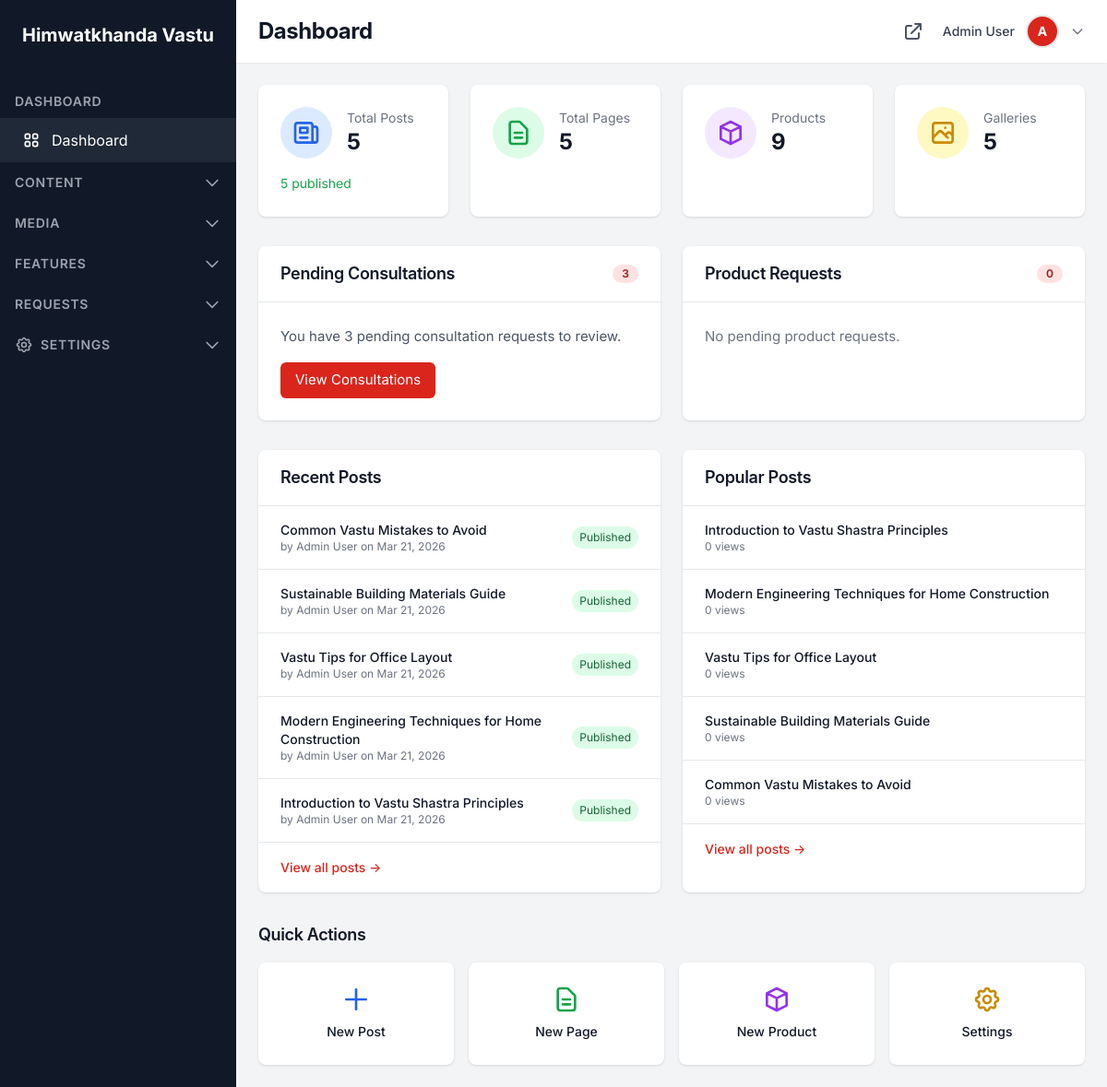
The app's page /dashboard/ (signed in), older data.
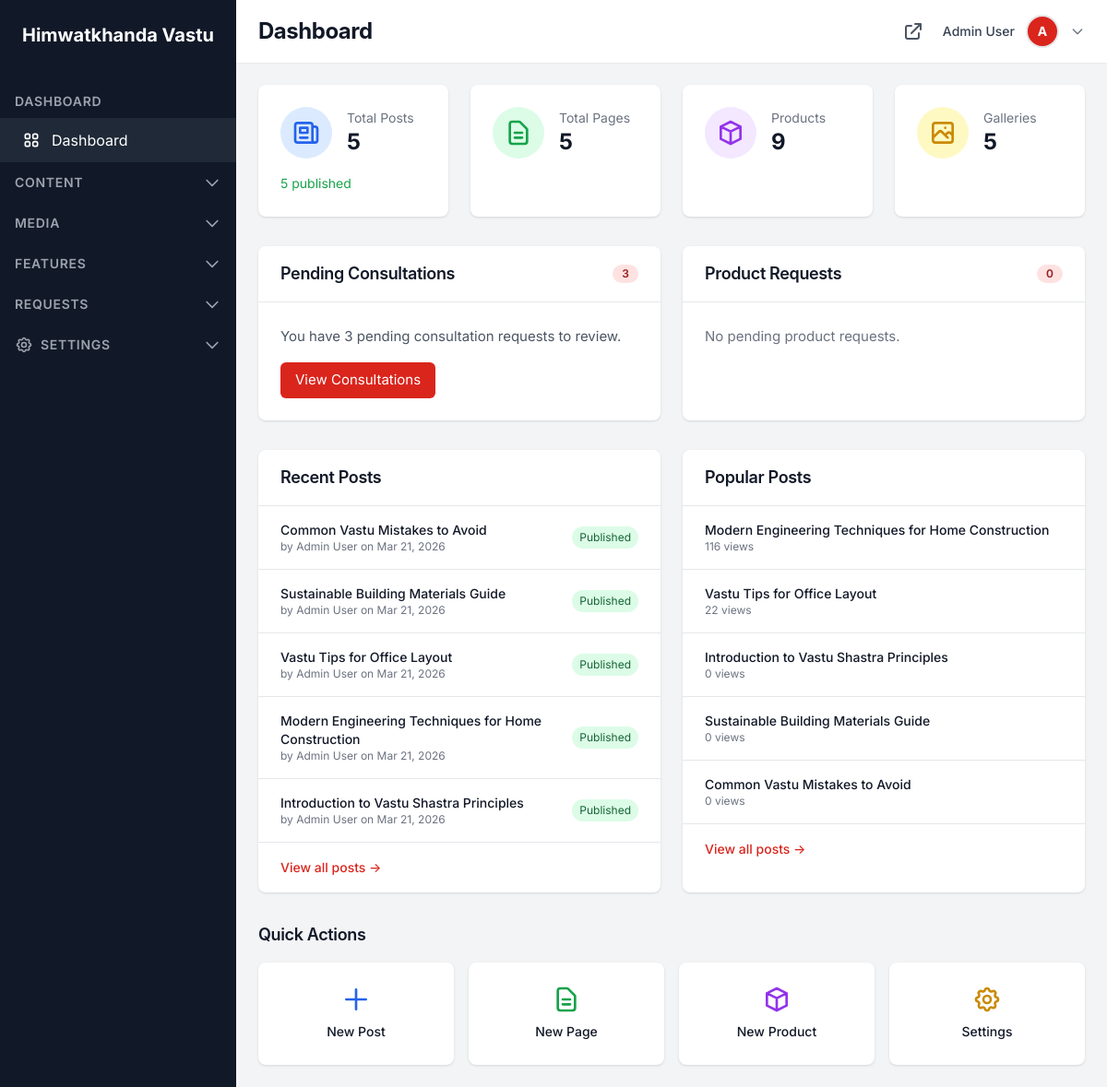
The same page, newer data.
### dashboard/models.py (models this page shows, shortened)
class TimestampModel(models.Model):
    created_at = models.DateTimeField(auto_now_add=True)
    updated_at = models.DateTimeField(auto_now=True)
    class Meta:
        abstract = True

class Post(TimestampModel):
    STATUS_CHOICES = [
        ('draft', 'Draft'),
        ('published', 'Published'),
        ('archived', 'Archived'),
    ]
    title = models.CharField(max_length=255)
    slug = models.SlugField(unique=True)
    content = models.TextField()
    excerpt = models.TextField(blank=True)
    featured_image = models.ImageField(upload_to='posts/', null=True, blank=True)
    keywords = models.CharField(max_length=255, blank=True)
    custom_fields = models.JSONField(null=True, blank=True)
    author = models.ForeignKey(User, on_delete=models.CASCADE, related_name='posts')
    category = models.ForeignKey(Category, on_delete=models.SET_NULL, null=True, blank=True, related_name='posts')
    tags = models.ManyToManyField(Tag, blank=True, related_name='posts')
    status = models.CharField(max_length=20, choices=STATUS_CHOICES, default='draft')
    view_count = models.PositiveIntegerField(default=0)
    allow_comments = models.BooleanField(default=True)
    published_at = models.DateTimeField(null=True, blank=True)
    template_name = models.CharField(max_length=255, blank=True, help_text="Custom template path (e.g., 'cms/posts/services-post.html'). Leave empty for auto-detection.")
    class Meta:
        ordering = ['-published_at', '-created_at']

### accounts/models.py (models this page shows, shortened)
class User(AbstractUser):
    ROLE_CHOICES = [
        ('user', 'User'),
        ('admin', 'Admin'),
    ]
    STATUS_CHOICES = [
        ('active', 'Active'),
        ('inactive', 'Inactive'),
        ('banned', 'Banned'),
    ]
    email = models.EmailField(unique=True)
    avatar = models.ImageField(upload_to='avatars/', null=True, blank=True)
    phone = models.CharField(max_length=50, blank=True)
    bio = models.TextField(blank=True)
    role = models.CharField(max_length=20, choices=ROLE_CHOICES, default='user')
    status = models.CharField(max_length=20, choices=STATUS_CHOICES, default='active')
    email_verified = models.BooleanField(default=False)
    email_verified_at = models.DateTimeField(null=True, blank=True)
    last_login_at = models.DateTimeField(null=True, blank=True)
    created_at = models.DateTimeField(auto_now_add=True)
    updated_at = models.DateTimeField(auto_now=True)
    class Meta:
        ordering = ['-created_at']
    @property
    def name(self):
        return f"{self.first_name} {self.last_name}".strip() or self.username
    @property
    def is_admin(self):
        return self.role == 'admin' or self.is_superuser

### dashboard/views.py (the view)
# urls.py: path('', views.DashboardView.as_view(), name='index'),
class DashboardView(AdminRequiredMixin, TemplateView):
    template_name = 'dashboard/index.html'
    def get_context_data(self, **kwargs):
        context = super().get_context_data(**kwargs)
        context['total_posts'] = Post.objects.count()
        context['published_posts'] = Post.objects.filter(status='published').count()
        context['total_pages'] = Page.objects.count()
        context['total_products'] = Product.objects.count()
        context['total_galleries'] = Gallery.objects.count()
        context['recent_posts'] = Post.objects.select_related('author').order_by('-created_at')[:5]
        context['pending_consultations'] = Consultation.objects.filter(status='pending').count()
        context['pending_product_requests'] = ProductRequest.objects.filter(status='pending').count()
        context['popular_posts'] = Post.objects.order_by('-view_count')[:5]
        return context

### dashboard/models.py (called while the page is built)
    @classmethod
    def get_instance(cls):
        instance, created = cls.objects.get_or_create(pk=1, defaults={'name': 'CEO Name'})
        return instance

    @classmethod
    def get_instance(cls):
        instance, created = cls.objects.get_or_create(pk=1)
        return instance

### dashboard/views.py (called while the page is built)
    def test_func(self):
        return self.request.user.is_admin

### pages/context_processors.py (called while the page is built)
def page_context(request):
    context = {}
    try:
        context['galleries'] = Gallery.objects.filter(
            status='active'
        ).prefetch_related('images').order_by('sort_order')
    except:
        context['galleries'] = []
    try:
        products = Product.objects.filter(status='active').order_by('-featured', 'sort_order')
        category = request.GET.get('category')
        if category:
            products = products.filter(category=category)
        context['products'] = products
    except:
        context['products'] = []
    return context

### templates/dashboard/index.html (shortened to what the changed rows need)
{% extends 'dashboard/base.html' %}
{% block page_title %}Dashboard{% endblock %}
{% block dashboard_content %}
<div class="grid grid-cols-1 lg:grid-cols-2 gap-6">
    <div class="bg-white rounded-lg shadow">
        <div class="divide-y divide-gray-200">
            {% for post in recent_posts %}
            <div class="px-6 py-4 flex items-center justify-between">
                <div>
                    <p class="text-sm font-medium text-gray-900">{{ post.title }}</p>
                    <p class="text-xs text-gray-500">by {{ post.author.name }} on {{ post.created_at|date:"M d, Y" }}</p>
                </div>
                <span class="px-2 py-1 text-xs rounded-full {% if post.status == 'published' %}bg-green-100 text-green-800{% elif post.status == 'draft' %}bg-yellow-100 text-yellow-800{% else %}bg-gray-100 text-gray-800{% endif %}">
                    {{ post.get_status_display }}
                </span>
            </div>
            {% empty %}
            <div class="px-6 py-4 text-gray-500">No posts yet.</div>
            {% endfor %}
        </div>
    </div>
    <div class="bg-white rounded-lg shadow">
        <div class="divide-y divide-gray-200">
            {% for post in popular_posts %}
            <div class="px-6 py-4 flex items-center justify-between">
                <div>
                    <p class="text-sm font-medium text-gray-900">{{ post.title }}</p>
                    <p class="text-xs text-gray-500">{{ post.view_count }} views</p>
                </div>
            </div>
            {% empty %}
            <div class="px-6 py-4 text-gray-500">No posts yet.</div>
            {% endfor %}
        </div>
    </div>
</div>
{% endblock %}

Row changes from the older to the newer data that the page shows:
changed Post "Vastu Tips for Office Layout": view_count "0" → "22"
changed Post "Modern Engineering Techniques for Home Construction": view_count "0" → "116"
changed Post "Introduction to Vastu Shastra Principles": moves down the list
